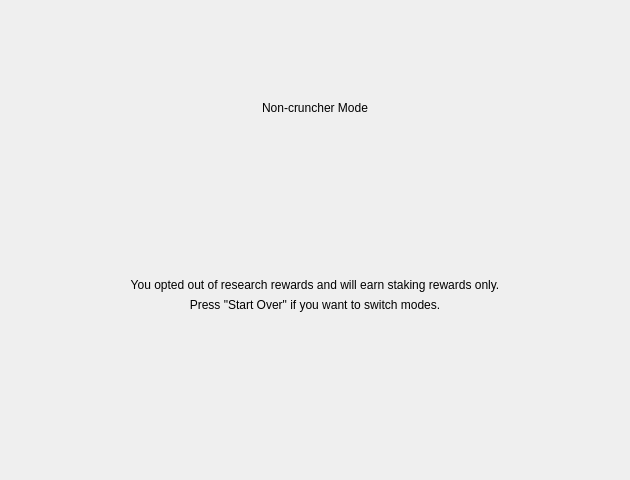
<?xml version="1.0" encoding="UTF-8"?>
<ui version="4.0">
 <class>ResearcherWizardNoncruncherPage</class>
 <widget class="QWizardPage" name="ResearcherWizardNoncruncherPage">
  <property name="geometry">
   <rect>
    <x>0</x>
    <y>0</y>
    <width>630</width>
    <height>480</height>
   </rect>
  </property>
  <property name="sizePolicy">
   <sizepolicy hsizetype="Expanding" vsizetype="Expanding">
    <horstretch>0</horstretch>
    <verstretch>0</verstretch>
   </sizepolicy>
  </property>
  <property name="windowTitle">
   <string>Summary</string>
  </property>
  <layout class="QVBoxLayout" name="noncruncherPageLayout">
   <item>
    <spacer name="headerSpacer">
     <property name="orientation">
      <enum>Qt::Vertical</enum>
     </property>
     <property name="sizeType">
      <enum>QSizePolicy::Fixed</enum>
     </property>
     <property name="sizeHint" stdset="0">
      <size>
       <width>20</width>
       <height>20</height>
      </size>
     </property>
    </spacer>
   </item>
   <item alignment="Qt::AlignHCenter">
    <widget class="QLabel" name="noncruncherIconLabel">
     <property name="sizePolicy">
      <sizepolicy hsizetype="Fixed" vsizetype="Fixed">
       <horstretch>0</horstretch>
       <verstretch>0</verstretch>
      </sizepolicy>
     </property>
     <property name="minimumSize">
      <size>
       <width>64</width>
       <height>64</height>
      </size>
     </property>
     <property name="maximumSize">
      <size>
       <width>64</width>
       <height>64</height>
      </size>
     </property>
     <property name="text">
      <string/>
     </property>
     <property name="pixmap">
      <pixmap resource="../bitcoin.qrc">:/images/ic_noncruncher_active</pixmap>
     </property>
     <property name="scaledContents">
      <bool>true</bool>
     </property>
     <property name="textInteractionFlags">
      <set>Qt::NoTextInteraction</set>
     </property>
    </widget>
   </item>
   <item>
    <widget class="QLabel" name="headerLabel">
     <property name="text">
      <string>Non-cruncher Mode</string>
     </property>
     <property name="alignment">
      <set>Qt::AlignCenter</set>
     </property>
     <property name="margin">
      <number>16</number>
     </property>
    </widget>
   </item>
   <item>
    <spacer name="verticalSpacer">
     <property name="orientation">
      <enum>Qt::Vertical</enum>
     </property>
     <property name="sizeHint" stdset="0">
      <size>
       <width>20</width>
       <height>40</height>
      </size>
     </property>
    </spacer>
   </item>
   <item alignment="Qt::AlignVCenter">
    <widget class="QLabel" name="noncruncherLabel">
     <property name="text">
      <string>You opted out of research rewards and will earn staking rewards only.</string>
     </property>
     <property name="alignment">
      <set>Qt::AlignCenter</set>
     </property>
     <property name="wordWrap">
      <bool>true</bool>
     </property>
    </widget>
   </item>
   <item>
    <widget class="QLabel" name="startOverLabel">
     <property name="text">
      <string>Press &quot;Start Over&quot; if you want to switch modes.</string>
     </property>
     <property name="alignment">
      <set>Qt::AlignCenter</set>
     </property>
     <property name="margin">
      <number>20</number>
     </property>
    </widget>
   </item>
   <item>
    <spacer name="footerSpacer">
     <property name="orientation">
      <enum>Qt::Vertical</enum>
     </property>
     <property name="sizeHint" stdset="0">
      <size>
       <width>20</width>
       <height>40</height>
      </size>
     </property>
    </spacer>
   </item>
  </layout>
 </widget>
 <resources>
  <include location="../bitcoin.qrc"/>
 </resources>
 <connections/>
</ui>
